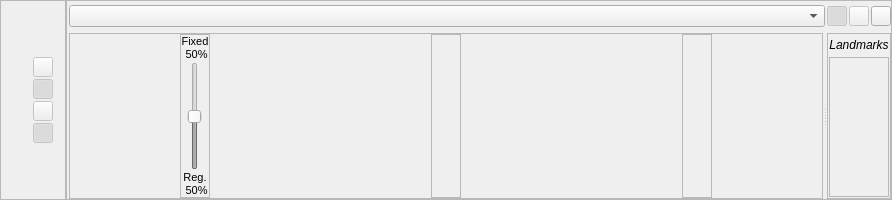
      <widget class="QFrame" name="registered_vol_main_frame">
       <property name="sizePolicy">
        <sizepolicy hsizetype="Preferred" vsizetype="Expanding">
         <horstretch>0</horstretch>
         <verstretch>0</verstretch>
        </sizepolicy>
       </property>
       <property name="minimumSize">
        <size>
         <width>0</width>
         <height>200</height>
        </size>
       </property>
       <property name="frameShape">
        <enum>QFrame::StyledPanel</enum>
       </property>
       <property name="frameShadow">
        <enum>QFrame::Sunken</enum>
       </property>
       <layout class="QGridLayout" name="gridLayout_4" rowstretch="0,2" columnstretch="0,0,0,2">
        <property name="leftMargin">
         <number>0</number>
        </property>
        <property name="topMargin">
         <number>0</number>
        </property>
        <property name="rightMargin">
         <number>0</number>
        </property>
        <property name="bottomMargin">
         <number>0</number>
        </property>
        <property name="spacing">
         <number>2</number>
        </property>
        <item row="0" column="0" rowspan="2">
         <widget class="QFrame" name="registered_label_frame">
          <property name="sizePolicy">
           <sizepolicy hsizetype="Fixed" vsizetype="Preferred">
            <horstretch>0</horstretch>
            <verstretch>0</verstretch>
           </sizepolicy>
          </property>
          <property name="minimumSize">
           <size>
            <width>30</width>
            <height>0</height>
           </size>
          </property>
          <property name="maximumSize">
           <size>
            <width>30</width>
            <height>16777215</height>
           </size>
          </property>
          <layout class="QVBoxLayout" name="verticalLayout_15">
           <property name="spacing">
            <number>0</number>
           </property>
           <property name="leftMargin">
            <number>2</number>
           </property>
           <property name="rightMargin">
            <number>2</number>
           </property>
          </layout>
         </widget>
        </item>
        <item row="0" column="1" rowspan="2">
         <widget class="QFrame" name="reg_tools_frame">
          <property name="sizePolicy">
           <sizepolicy hsizetype="Fixed" vsizetype="Preferred">
            <horstretch>0</horstretch>
            <verstretch>0</verstretch>
           </sizepolicy>
          </property>
          <property name="minimumSize">
           <size>
            <width>30</width>
            <height>0</height>
           </size>
          </property>
          <property name="maximumSize">
           <size>
            <width>30</width>
            <height>16777215</height>
           </size>
          </property>
          <layout class="QVBoxLayout" name="verticalLayout_4">
           <property name="spacing">
            <number>2</number>
           </property>
           <property name="leftMargin">
            <number>0</number>
           </property>
           <property name="topMargin">
            <number>0</number>
           </property>
           <property name="rightMargin">
            <number>2</number>
           </property>
           <property name="bottomMargin">
            <number>0</number>
           </property>
           <item>
            <spacer name="verticalSpacer_6">
             <property name="orientation">
              <enum>Qt::Vertical</enum>
             </property>
             <property name="sizeHint" stdset="0">
              <size>
               <width>20</width>
               <height>40</height>
              </size>
             </property>
            </spacer>
           </item>
           <item>
            <widget class="QPushButton" name="registered_home_button">
             <property name="enabled">
              <bool>false</bool>
             </property>
             <property name="sizePolicy">
              <sizepolicy hsizetype="Fixed" vsizetype="Fixed">
               <horstretch>0</horstretch>
               <verstretch>0</verstretch>
              </sizepolicy>
             </property>
             <property name="minimumSize">
              <size>
               <width>20</width>
               <height>20</height>
              </size>
             </property>
             <property name="maximumSize">
              <size>
               <width>20</width>
               <height>20</height>
              </size>
             </property>
             <property name="font">
              <font>
               <family>Segoe UI</family>
               <pointsize>9</pointsize>
              </font>
             </property>
             <property name="toolTip">
              <string>Reset all viewports to initial extent&quot;</string>
             </property>
             <property name="text">
              <string/>
             </property>
            </widget>
           </item>
           <item>
            <widget class="QPushButton" name="registered_link_button">
             <property name="enabled">
              <bool>false</bool>
             </property>
             <property name="sizePolicy">
              <sizepolicy hsizetype="Fixed" vsizetype="Fixed">
               <horstretch>0</horstretch>
               <verstretch>0</verstretch>
              </sizepolicy>
             </property>
             <property name="minimumSize">
              <size>
               <width>20</width>
               <height>20</height>
              </size>
             </property>
             <property name="maximumSize">
              <size>
               <width>20</width>
               <height>20</height>
              </size>
             </property>
             <property name="font">
              <font>
               <family>Segoe UI</family>
               <pointsize>9</pointsize>
              </font>
             </property>
             <property name="toolTip">
              <string>Unlink zooming in all viewports</string>
             </property>
             <property name="text">
              <string/>
             </property>
             <property name="checkable">
              <bool>true</bool>
             </property>
             <property name="checked">
              <bool>true</bool>
             </property>
            </widget>
           </item>
           <item>
            <widget class="QPushButton" name="registered_disp_show_button">
             <property name="enabled">
              <bool>false</bool>
             </property>
             <property name="sizePolicy">
              <sizepolicy hsizetype="Fixed" vsizetype="Fixed">
               <horstretch>0</horstretch>
               <verstretch>0</verstretch>
              </sizepolicy>
             </property>
             <property name="minimumSize">
              <size>
               <width>20</width>
               <height>20</height>
              </size>
             </property>
             <property name="maximumSize">
              <size>
               <width>20</width>
               <height>20</height>
              </size>
             </property>
             <property name="font">
              <font>
               <family>Segoe UI</family>
               <pointsize>9</pointsize>
              </font>
             </property>
             <property name="toolTip">
              <string>Show display settings panel</string>
             </property>
             <property name="text">
              <string/>
             </property>
             <property name="shortcut">
              <string>Ctrl+D</string>
             </property>
             <property name="checkable">
              <bool>true</bool>
             </property>
            </widget>
           </item>
           <item>
            <widget class="QPushButton" name="reg_slice_guides_button">
             <property name="enabled">
              <bool>false</bool>
             </property>
             <property name="sizePolicy">
              <sizepolicy hsizetype="Fixed" vsizetype="Fixed">
               <horstretch>0</horstretch>
               <verstretch>0</verstretch>
              </sizepolicy>
             </property>
             <property name="minimumSize">
              <size>
               <width>20</width>
               <height>20</height>
              </size>
             </property>
             <property name="maximumSize">
              <size>
               <width>20</width>
               <height>20</height>
              </size>
             </property>
             <property name="font">
              <font>
               <family>Segoe UI</family>
               <pointsize>9</pointsize>
              </font>
             </property>
             <property name="toolTip">
              <string>Show slice intersection lines</string>
             </property>
             <property name="text">
              <string/>
             </property>
             <property name="checkable">
              <bool>true</bool>
             </property>
             <property name="checked">
              <bool>true</bool>
             </property>
            </widget>
           </item>
           <item>
            <spacer name="verticalSpacer_3">
             <property name="font">
              <font>
               <family>Segoe UI</family>
               <pointsize>9</pointsize>
              </font>
             </property>
             <property name="orientation">
              <enum>Qt::Vertical</enum>
             </property>
             <property name="sizeType">
              <enum>QSizePolicy::Expanding</enum>
             </property>
             <property name="sizeHint" stdset="0">
              <size>
               <width>20</width>
               <height>40</height>
              </size>
             </property>
            </spacer>
           </item>
          </layout>
         </widget>
        </item>
        <item row="0" column="2" rowspan="2">
         <widget class="QFrame" name="reg_display_settings_frame">
          <property name="sizePolicy">
           <sizepolicy hsizetype="Preferred" vsizetype="Preferred">
            <horstretch>0</horstretch>
            <verstretch>0</verstretch>
           </sizepolicy>
          </property>
          <property name="maximumSize">
           <size>
            <width>16777215</width>
            <height>16777215</height>
           </size>
          </property>
          <property name="frameShape">
           <enum>QFrame::StyledPanel</enum>
          </property>
          <property name="frameShadow">
           <enum>QFrame::Raised</enum>
          </property>
          <layout class="QVBoxLayout" name="verticalLayout_5">
           <property name="spacing">
            <number>0</number>
           </property>
           <property name="leftMargin">
            <number>0</number>
           </property>
           <property name="topMargin">
            <number>0</number>
           </property>
           <property name="rightMargin">
            <number>0</number>
           </property>
           <property name="bottomMargin">
            <number>0</number>
           </property>
          </layout>
         </widget>
        </item>
        <item row="0" column="3">
         <widget class="QFrame" name="registered_selection_frame">
          <property name="sizePolicy">
           <sizepolicy hsizetype="Preferred" vsizetype="Fixed">
            <horstretch>0</horstretch>
            <verstretch>0</verstretch>
           </sizepolicy>
          </property>
          <property name="minimumSize">
           <size>
            <width>0</width>
            <height>30</height>
           </size>
          </property>
          <property name="maximumSize">
           <size>
            <width>16777215</width>
            <height>30</height>
           </size>
          </property>
          <layout class="QHBoxLayout" name="registered_image_selection_layout">
           <property name="spacing">
            <number>2</number>
           </property>
           <property name="leftMargin">
            <number>0</number>
           </property>
           <property name="topMargin">
            <number>0</number>
           </property>
           <property name="rightMargin">
            <number>0</number>
           </property>
           <property name="bottomMargin">
            <number>0</number>
           </property>
           <item>
            <widget class="QComboBox" name="current_registered_combo">
             <property name="minimumSize">
              <size>
               <width>0</width>
               <height>22</height>
              </size>
             </property>
             <property name="maximumSize">
              <size>
               <width>16777215</width>
               <height>22</height>
              </size>
             </property>
             <property name="font">
              <font>
               <family>Segoe UI</family>
               <pointsize>8</pointsize>
              </font>
             </property>
            </widget>
           </item>
           <item>
            <widget class="QPushButton" name="show_hide_reg_button">
             <property name="enabled">
              <bool>false</bool>
             </property>
             <property name="sizePolicy">
              <sizepolicy hsizetype="Fixed" vsizetype="Fixed">
               <horstretch>0</horstretch>
               <verstretch>0</verstretch>
              </sizepolicy>
             </property>
             <property name="minimumSize">
              <size>
               <width>20</width>
               <height>20</height>
              </size>
             </property>
             <property name="maximumSize">
              <size>
               <width>20</width>
               <height>20</height>
              </size>
             </property>
             <property name="toolTip">
              <string>Show/Hide Image</string>
             </property>
             <property name="text">
              <string/>
             </property>
             <property name="checkable">
              <bool>true</bool>
             </property>
             <property name="checked">
              <bool>true</bool>
             </property>
            </widget>
           </item>
           <item>
            <widget class="QPushButton" name="close_registered_button">
             <property name="enabled">
              <bool>false</bool>
             </property>
             <property name="sizePolicy">
              <sizepolicy hsizetype="Fixed" vsizetype="Fixed">
               <horstretch>0</horstretch>
               <verstretch>0</verstretch>
              </sizepolicy>
             </property>
             <property name="minimumSize">
              <size>
               <width>20</width>
               <height>20</height>
              </size>
             </property>
             <property name="maximumSize">
              <size>
               <width>20</width>
               <height>20</height>
              </size>
             </property>
             <property name="text">
              <string/>
             </property>
            </widget>
           </item>
           <item>
            <widget class="QPushButton" name="expand_window_button">
             <property name="sizePolicy">
              <sizepolicy hsizetype="Fixed" vsizetype="Fixed">
               <horstretch>0</horstretch>
               <verstretch>0</verstretch>
              </sizepolicy>
             </property>
             <property name="minimumSize">
              <size>
               <width>20</width>
               <height>20</height>
              </size>
             </property>
             <property name="maximumSize">
              <size>
               <width>20</width>
               <height>20</height>
              </size>
             </property>
             <property name="font">
              <font>
               <family>Segoe UI</family>
               <pointsize>9</pointsize>
               <weight>75</weight>
               <bold>true</bold>
              </font>
             </property>
             <property name="toolTip">
              <string>Undock</string>
             </property>
             <property name="text">
              <string/>
             </property>
            </widget>
           </item>
          </layout>
         </widget>
        </item>
        <item row="1" column="3">
         <widget class="QSplitter" name="registered_splitter">
          <property name="orientation">
           <enum>Qt::Horizontal</enum>
          </property>
          <widget class="QFrame" name="reg_vps_frame">
           <property name="frameShape">
            <enum>QFrame::StyledPanel</enum>
           </property>
           <property name="frameShadow">
            <enum>QFrame::Raised</enum>
           </property>
           <layout class="QHBoxLayout" name="horizontalLayout_3">
            <property name="spacing">
             <number>1</number>
            </property>
            <property name="leftMargin">
             <number>0</number>
            </property>
            <property name="topMargin">
             <number>0</number>
            </property>
            <property name="rightMargin">
             <number>0</number>
            </property>
            <property name="bottomMargin">
             <number>0</number>
            </property>
            <item>
             <widget class="QFrame" name="reg_vp_frame_0">
              <property name="sizePolicy">
               <sizepolicy hsizetype="Expanding" vsizetype="Preferred">
                <horstretch>0</horstretch>
                <verstretch>0</verstretch>
               </sizepolicy>
              </property>
              <property name="minimumSize">
               <size>
                <width>250</width>
                <height>0</height>
               </size>
              </property>
              <layout class="QHBoxLayout" name="horizontalLayout_9">
               <property name="spacing">
                <number>2</number>
               </property>
               <property name="leftMargin">
                <number>0</number>
               </property>
               <property name="topMargin">
                <number>0</number>
               </property>
               <property name="rightMargin">
                <number>0</number>
               </property>
               <property name="bottomMargin">
                <number>0</number>
               </property>
               <item>
                <widget class="QFrame" name="reg_alpha_slider_frame_0">
                 <property name="sizePolicy">
                  <sizepolicy hsizetype="Fixed" vsizetype="Preferred">
                   <horstretch>0</horstretch>
                   <verstretch>0</verstretch>
                  </sizepolicy>
                 </property>
                 <property name="minimumSize">
                  <size>
                   <width>30</width>
                   <height>0</height>
                  </size>
                 </property>
                 <property name="maximumSize">
                  <size>
                   <width>30</width>
                   <height>16777215</height>
                  </size>
                 </property>
                 <property name="frameShape">
                  <enum>QFrame::StyledPanel</enum>
                 </property>
                 <property name="frameShadow">
                  <enum>QFrame::Raised</enum>
                 </property>
                 <layout class="QVBoxLayout" name="verticalLayout_12" stretch="0,1,0">
                  <property name="spacing">
                   <number>1</number>
                  </property>
                  <property name="leftMargin">
                   <number>0</number>
                  </property>
                  <property name="topMargin">
                   <number>0</number>
                  </property>
                  <property name="rightMargin">
                   <number>0</number>
                  </property>
                  <property name="bottomMargin">
                   <number>0</number>
                  </property>
                  <item>
                   <widget class="QLabel" name="reg_fix_label_0">
                    <property name="font">
                     <font>
                      <family>Segoe UI</family>
                      <pointsize>8</pointsize>
                     </font>
                    </property>
                    <property name="text">
                     <string>Fixed
 50%</string>
                    </property>
                    <property name="alignment">
                     <set>Qt::AlignCenter</set>
                    </property>
                   </widget>
                  </item>
                  <item alignment="Qt::AlignHCenter">
                   <widget class="QSlider" name="reg_alpha_slider_0">
                    <property name="enabled">
                     <bool>false</bool>
                    </property>
                    <property name="font">
                     <font>
                      <family>Segoe UI</family>
                      <pointsize>8</pointsize>
                     </font>
                    </property>
                    <property name="maximum">
                     <number>100</number>
                    </property>
                    <property name="value">
                     <number>50</number>
                    </property>
                    <property name="orientation">
                     <enum>Qt::Vertical</enum>
                    </property>
                   </widget>
                  </item>
                  <item>
                   <widget class="QLabel" name="reg_reg_label_0">
                    <property name="font">
                     <font>
                      <family>Segoe UI</family>
                      <pointsize>8</pointsize>
                     </font>
                    </property>
                    <property name="text">
                     <string>Reg.
 50%</string>
                    </property>
                    <property name="alignment">
                     <set>Qt::AlignCenter</set>
                    </property>
                   </widget>
                  </item>
                 </layout>
                </widget>
               </item>
              </layout>
             </widget>
            </item>
            <item>
             <widget class="QFrame" name="reg_vp_frame_1">
              <property name="sizePolicy">
               <sizepolicy hsizetype="Expanding" vsizetype="Preferred">
                <horstretch>0</horstretch>
                <verstretch>0</verstretch>
               </sizepolicy>
              </property>
              <property name="minimumSize">
               <size>
                <width>250</width>
                <height>0</height>
               </size>
              </property>
              <layout class="QHBoxLayout" name="horizontalLayout_11">
               <property name="spacing">
                <number>2</number>
               </property>
               <property name="leftMargin">
                <number>0</number>
               </property>
               <property name="topMargin">
                <number>0</number>
               </property>
               <property name="rightMargin">
                <number>0</number>
               </property>
               <property name="bottomMargin">
                <number>0</number>
               </property>
               <item>
                <widget class="QFrame" name="reg_alpha_slider_frame_1">
                 <property name="sizePolicy">
                  <sizepolicy hsizetype="Fixed" vsizetype="Preferred">
                   <horstretch>0</horstretch>
                   <verstretch>0</verstretch>
                  </sizepolicy>
                 </property>
                 <property name="minimumSize">
                  <size>
                   <width>30</width>
                   <height>0</height>
                  </size>
                 </property>
                 <property name="maximumSize">
                  <size>
                   <width>30</width>
                   <height>16777215</height>
                  </size>
                 </property>
                 <property name="frameShape">
                  <enum>QFrame::StyledPanel</enum>
                 </property>
                 <property name="frameShadow">
                  <enum>QFrame::Raised</enum>
                 </property>
                 <layout class="QVBoxLayout" name="verticalLayout_13">
                  <property name="spacing">
                   <number>1</number>
                  </property>
                  <property name="leftMargin">
                   <number>0</number>
                  </property>
                  <property name="topMargin">
                   <number>0</number>
                  </property>
                  <property name="rightMargin">
                   <number>0</number>
                  </property>
                  <property name="bottomMargin">
                   <number>0</number>
                  </property>
                 </layout>
                </widget>
               </item>
              </layout>
             </widget>
            </item>
            <item>
             <widget class="QFrame" name="reg_vp_frame_2">
              <property name="sizePolicy">
               <sizepolicy hsizetype="Expanding" vsizetype="Preferred">
                <horstretch>0</horstretch>
                <verstretch>0</verstretch>
               </sizepolicy>
              </property>
              <property name="minimumSize">
               <size>
                <width>250</width>
                <height>0</height>
               </size>
              </property>
              <property name="font">
               <font>
                <family>Segoe UI</family>
                <pointsize>8</pointsize>
               </font>
              </property>
              <layout class="QHBoxLayout" name="horizontalLayout_14">
               <property name="spacing">
                <number>2</number>
               </property>
               <property name="leftMargin">
                <number>0</number>
               </property>
               <property name="topMargin">
                <number>0</number>
               </property>
               <property name="rightMargin">
                <number>0</number>
               </property>
               <property name="bottomMargin">
                <number>0</number>
               </property>
               <item>
                <widget class="QFrame" name="reg_alpha_slider_frame_2">
                 <property name="sizePolicy">
                  <sizepolicy hsizetype="Fixed" vsizetype="Preferred">
                   <horstretch>0</horstretch>
                   <verstretch>0</verstretch>
                  </sizepolicy>
                 </property>
                 <property name="minimumSize">
                  <size>
                   <width>30</width>
                   <height>0</height>
                  </size>
                 </property>
                 <property name="maximumSize">
                  <size>
                   <width>30</width>
                   <height>16777215</height>
                  </size>
                 </property>
                 <property name="frameShape">
                  <enum>QFrame::StyledPanel</enum>
                 </property>
                 <property name="frameShadow">
                  <enum>QFrame::Raised</enum>
                 </property>
                 <layout class="QVBoxLayout" name="verticalLayout_14">
                  <property name="spacing">
                   <number>1</number>
                  </property>
                  <property name="leftMargin">
                   <number>0</number>
                  </property>
                  <property name="topMargin">
                   <number>0</number>
                  </property>
                  <property name="rightMargin">
                   <number>0</number>
                  </property>
                  <property name="bottomMargin">
                   <number>0</number>
                  </property>
                 </layout>
                </widget>
               </item>
              </layout>
             </widget>
            </item>
           </layout>
          </widget>
          <widget class="QFrame" name="reg_lm_table_frame">
           <property name="frameShape">
            <enum>QFrame::StyledPanel</enum>
           </property>
           <property name="frameShadow">
            <enum>QFrame::Raised</enum>
           </property>
           <layout class="QVBoxLayout" name="verticalLayout_6" stretch="0,1">
            <property name="spacing">
             <number>2</number>
            </property>
            <property name="leftMargin">
             <number>1</number>
            </property>
            <property name="topMargin">
             <number>1</number>
            </property>
            <property name="rightMargin">
             <number>1</number>
            </property>
            <property name="bottomMargin">
             <number>1</number>
            </property>
            <item>
             <widget class="QLabel" name="label_6">
              <property name="sizePolicy">
               <sizepolicy hsizetype="Preferred" vsizetype="Fixed">
                <horstretch>0</horstretch>
                <verstretch>0</verstretch>
               </sizepolicy>
              </property>
              <property name="minimumSize">
               <size>
                <width>0</width>
                <height>20</height>
               </size>
              </property>
              <property name="maximumSize">
               <size>
                <width>16777215</width>
                <height>20</height>
               </size>
              </property>
              <property name="font">
               <font>
                <family>Segoe UI</family>
                <pointsize>9</pointsize>
                <italic>true</italic>
               </font>
              </property>
              <property name="text">
               <string>Landmarks</string>
              </property>
              <property name="alignment">
               <set>Qt::AlignCenter</set>
              </property>
             </widget>
            </item>
            <item>
             <widget class="QFrame" name="reg_tbl_frame">
              <property name="frameShape">
               <enum>QFrame::StyledPanel</enum>
              </property>
              <property name="frameShadow">
               <enum>QFrame::Raised</enum>
              </property>
              <layout class="QVBoxLayout" name="verticalLayout_9">
               <property name="spacing">
                <number>0</number>
               </property>
               <property name="leftMargin">
                <number>0</number>
               </property>
               <property name="topMargin">
                <number>0</number>
               </property>
               <property name="rightMargin">
                <number>0</number>
               </property>
               <property name="bottomMargin">
                <number>0</number>
               </property>
              </layout>
             </widget>
            </item>
           </layout>
          </widget>
         </widget>
        </item>
       </layout>
      </widget>
